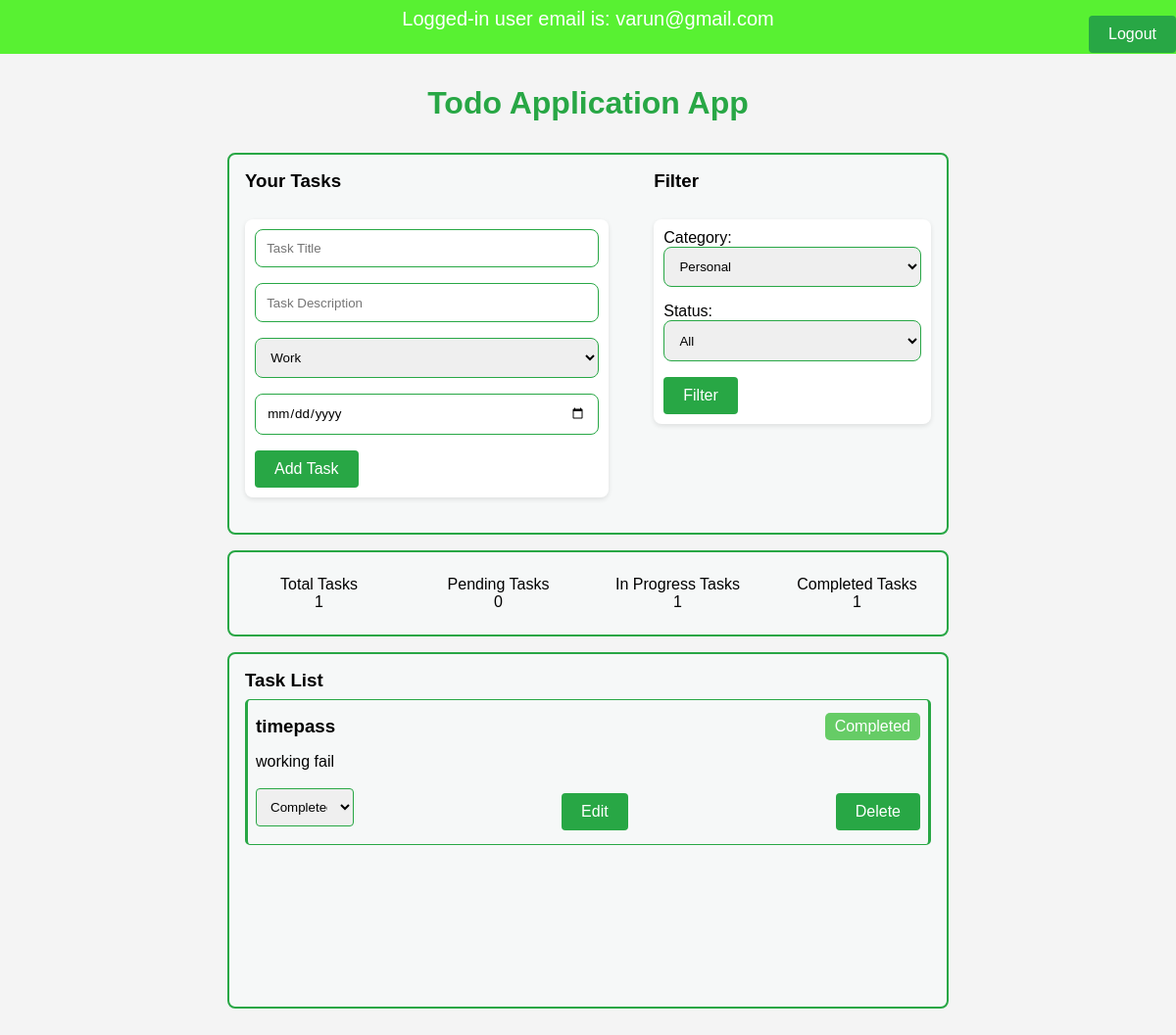
/dashboard.php?category=Personal (signed in), run on the app's committed database.
### tables this page shows
CREATE TABLE `users` (
  `id` int(11) NOT NULL,
  `username` varchar(255) NOT NULL,
  `email` varchar(255) NOT NULL,
  `password` varchar(255) NOT NULL
);

CREATE TABLE `tasks` (
  `id` int(11) NOT NULL,
  `user_id` int(11) NOT NULL,
  `title` varchar(255) NOT NULL,
  `description` text DEFAULT NULL,
  `category` varchar(100) DEFAULT NULL,
  `status` enum('Pending','In Progress','Completed') DEFAULT 'Pending',
  `due_date` date DEFAULT NULL
);

### dashboard.php (the view, shortened to what this page needs)
<?php
include 'config.php';
$user_id = $_SESSION['user_id'];
if (isset($_SESSION['user_id'])) {
    $user_id = $_SESSION['user_id'];
    $sql = "SELECT email FROM users WHERE id='$user_id'";
    $result = $conn->query($sql);
    if ($result->num_rows > 0) {
        $row = $result->fetch_assoc();
        $email = $row['email'];
        ?>
        <div class="profile_text">
            <p><?php echo "Logged-in user email is: " . $email; ?></p>
        </div>
        <?php
    } else {
        echo "No email found for the user.";
    }
} else {
    echo "No user is logged in.";
}
$selectedCategory = $_GET['category'] ?? '';
$query = "SELECT * FROM tasks WHERE user_id = ?";
$params = [$user_id];
if (!empty($selectedCategory)) {
    $query .= " AND category = ?";
    $params[] = $selectedCategory;
}
$stmt = $conn->prepare($query);
$types = str_repeat("s", count($params));
$stmt->bind_param($types, ...$params);
$stmt->execute();
$tasks = $stmt->get_result();
$taskcount=$tasks->num_rows;
$query = "SELECT COUNT(*) as total_tasks, SUM(CASE WHEN status = 'pending' THEN 1 ELSE 0 END) as pending_tasks, SUM(CASE WHEN status = 'completed' THEN 1 ELSE 0 END) as completed_tasks,SUM(CASE WHEN status = 'in Progress' THEN 1 ELSE 0 END) as inprogress_tasks
          FROM tasks
          WHERE user_id = ?";
$params = [$user_id];
$stmt = $conn->prepare($query);
$types = str_repeat("s", count($params));
$stmt->bind_param($types, ...$params);
$stmt->execute();
$result = $stmt->get_result();
$row = $result->fetch_assoc();
$pendingTasks = $row['pending_tasks'];
$inprogressTasks = $row['inprogress_tasks'];
$completedTasks = $row['completed_tasks'];
?>
<!DOCTYPE html>
<html lang="en">
<head>
    <link
    href="https://cdn.jsdelivr.net/npm/remixicon@4.3.0/fonts/remixicon.css"
    rel="stylesheet"/>
    <link rel="stylesheet" href="style.css">
    <link rel="stylesheet" href="style.css">
</head>
<body>
<div class="profile_text"><p><?php ?></p></div>
     <section class="maxWidth">
        <h1>Todo Application App</h1>
        <div class="container">
            <div class="col_1">
            <h3>Your Tasks</h3>
    <form action="add_task.php" method="POST"class="budget_form">
        <input type="text" class="input_field budget_input" name="title" placeholder="Task Title" required>
        <input type="text" class="input_field budget_input" name="description" placeholder="Task Description">
        <select name="category"class="input_field budget_input">
            <option value="Work">Work</option>
        </select>
        <input type="date" class="input_field budget_input" name="due_date" required>
        <button type="submit" >Add Task</button>
    </form>
    </div>
<div class="col_2">
    <h3>Filter</h3>
    <form method="GET">
        <label for="category">Category:</label>
        <select name="category" id="category" class="input_field">
            <option value="Personal" <?= $selectedCategory === 'Personal' ? 'selected' : '' ?>>Personal</option>
        </select>
        <label for="status">Status:</label>
        <select name="status" id="status"class="input_field">
            <option value="">All</option>
        </select>
        <button type="submit">Filter</button>
    </form>
     </div>
        </div>
        <div class="container">
            <div class="total_budget">
            <p>Total Tasks</p>
                <span > <?php  echo "" .$taskcount?></span>
            </div>
            <div class="total_expense">
            <p>Pending Tasks</p>
                <span class="total_expense_child"> <?php  echo "" .$pendingTasks?></span>
            </div>
            <div class="total_balance">
            <p>In Progress Tasks</p>
                <span class="total_balance_child">  <?php  echo "".$inprogressTasks?></span>
            </div>
            <div class="total_balance">
           <p>Completed Tasks</p>
                <span class="total_balance_child">  <?php  echo "" .$completedTasks ?></span>
            </div>
        </div>
        <div class="container">
            <div class="list">
                <h3>Task List</h3>
                <div class="parent_list">
                    <div class="list_container">
        <?php while($task = $tasks->fetch_assoc()): ?>
            <div class="product" data-id="<?= $task['id'] ?>">
                <h3 class="f_box"><?= $task['title'] ?></h3>
                <span class="task-status <?= 'status-' . strtolower(str_replace(' ', '-', $task['status'])) ?>">
                    <?= $task['status'] ?>
                </span>
                <p class="f_box"><?= $task['description'] ?></p>
                <select class="status-select  " data-id="<?= $task['id'] ?>">
                    <option value="Completed" <?= $task['status'] === 'Completed' ? 'selected' : '' ?>>Completed</option>
                </select>
                <button class="edit-btn ">Edit</button>
                <button class="delete-btn  " onclick="deleteTask(<?= $task['id'] ?>)">Delete</button>
            </div>
        <?php endwhile; ?>
    </div>
                        </div>
                    </div>
                </div>
     </section>
   <button class="logout_btn"><a href="logout.php">Logout</a></button>
</body>
</html>

### style.css (style rules this page uses)
body { font-family: Arial, sans-serif; margin: 0; padding: 0; background-color: #f4f4f4; }
form { margin: 20px auto; padding: 10px; background-color: #fff; max-width: 500px; border-radius: 8px; box-shadow: 0 2px 5px rgba(0, 0, 0, 0.1); }
input, select, textarea { display: block; width: 100%; margin-bottom: 10px; padding: 10px; border: 1px solid #ccc; border-radius: 4px; }
.product p { display: block; width: 100%; margin-bottom: 10px; padding: 10px; border-radius: 4px; overflow: hidden; }
button { display: inline-block; padding: 10px 20px; background-color: #28a745; color: white; border: none; cursor: pointer; border-radius: 4px; font-size: 16px; }
.status-select { max-width: 100px; width: 100%; border: 1px solid #28a745; outline: none; }
:root { --main-color:#28a745 ; }
* { margin: 0; padding: 0; box-sizing: border-box; font-family: sans-serif; }
html, body { width: 100%; height: 100%; }
.profile_text { display: flex; align-items: center; justify-content: center; background-color: #58f132; }
.profile_text p { text-align: center; color: white; font-size: 20px; font-weight: 700px; padding: 8px; }
.maxWidth { max-width: 768px; width: 100%; margin: 0 auto; padding: 1rem; border-radius: .5rem; }
h1 { color: var(--main-color); font-size: 2rem; text-align: center; padding: 1rem 0; }
h3 { padding-bottom: .5rem; }
.col_1 { flex: 0 0 55%; max-width: 55%; padding: 1rem; }
.col_2 { flex: 0 0 43%; max-width: 43%; padding: 1rem; }
.container { display: flex; flex-wrap: wrap; justify-content: space-between; margin: 1rem 0; background-color: rgb(246, 248, 248); border: 2px solid var(--main-color); border-radius: .5rem; }
.input_field { width: 100%; padding: .7rem; margin-bottom: 1rem; border: 1px solid var(--main-color); border-radius: .5rem; }
.total_budget, .total_expense, .total_balance { flex: 0 0 25%; max-width: 25%; width: 100%; text-align: center; padding: 1.5rem 0; }
.list { width: 100%; padding: 1rem; height: 360px; overflow: hidden scroll; }
.list_container { width: 100%; display: flex; margin-bottom: 1rem; display: flex; flex-wrap: wrap; }
.product { display: flex; justify-content: space-between; align-items: center; width: 100%; flex-wrap: wrap; margin-bottom: .8rem; border-left: 3px solid var(--main-color); border-right: 3px solid var(--main-color); border-bottom: 1px solid var(--main-color); border-top: 1px solid var(--main-color); padding: .5rem .5rem .5rem .5rem; border-radius: 5px; }
.product h4, .product p { font-size: 1rem; }
.product .f_box { padding: .5rem 0; }
.logout_btn { right: 0; top: 1rem; position: fixed; }
.logout_btn a { text-decoration:none; color: white; font-size: 16px; }

### dashboard.php (style rules this page uses)
.task-status { display: inline-block; padding: 5px 10px; border-radius: 5px; color: #fff; }
.status-completed { background-color: #66cc66; }

### data on the page
users: email "varun@gmail.com"
tasks: title "timepass", status "Completed", description "working fail", status+id "Completed"

### other printed values
$taskcount "1"
$pendingTasks "0"
$inprogressTasks "1"
$completedTasks "1"
